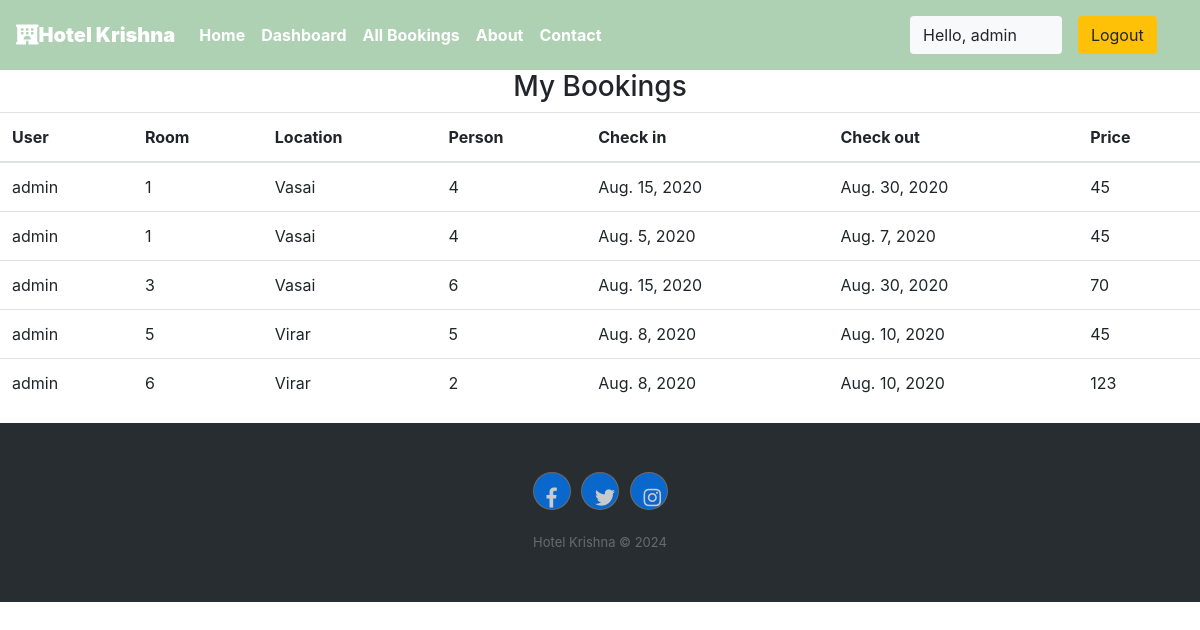
/user/bookings (signed in), run on the app's committed database.
### krishna/models.py (models this page shows, shortened)
class Reservation(models.Model):
    check_in = models.DateField(auto_now =False)
    check_out = models.DateField()
    room = models.ForeignKey(Rooms, on_delete = models.CASCADE)
    guest = models.ForeignKey(User, on_delete= models.CASCADE)
    booking_id = models.CharField(max_length=100,default="null")

class Rooms(models.Model):
    ROOM_STATUS = (
    ("1", "available"),
    ("2", "not available"),
    )
    ROOM_TYPE = (
    ("1", "premium"),
    ("2", "deluxe"),
    ("3","basic"),
    )
    room_type = models.CharField(max_length=50,choices = ROOM_TYPE)
    capacity = models.IntegerField()
    price = models.IntegerField()
    size = models.IntegerField()
    hotel = models.ForeignKey(Hotels, on_delete = models.CASCADE)
    status = models.CharField(choices =ROOM_STATUS,max_length = 15)
    roomnumber = models.IntegerField()

class Hotels(models.Model):
    name = models.CharField(max_length=30,default="krishna")
    owner = models.CharField(max_length=20)
    location = models.CharField(max_length=50)
    state = models.CharField(max_length=50,default="maharashtra")
    country = models.CharField(max_length=50,default="india")

### krishna/views.py (the view)
# urls.py: path('user/bookings', views.user_bookings,name="dashboard"),
@login_required(login_url='/user')
def user_bookings(request):
    if request.user.is_authenticated == False:
        return redirect('userloginpage')
    user = User.objects.all().get(id=request.user.id)
    print(f"request user id ={request.user.id}")
    bookings = Reservation.objects.all().filter(guest=user)
    if not bookings:
        messages.warning(request,"No Bookings Found")
    return HttpResponse(render(request,'user/mybookings.html',{'bookings':bookings}))

### templates/user/mybookings.html
{% extends 'basic.html' %} {% block title %}Dashboard {% endblock title %} {% block body %}
{% load app_tags %}
<h3 class="text-center">My Bookings </h3>
<table class="table">
    <thead>
        <th>User</th>
        <th>Room</th>
        <th>Location</th>
        <th>Person</th>
        <th>Check in</th>
        <th>Check out</th>
        <th>Price</th>
    </thead>
    {% for each_booking in bookings %}
    <tr>
        <td>{{each_booking.guest.username}}</td>
        <td>{{each_booking.room.roomnumber}}</td>
        <td>{{each_booking.room.hotel.location}}</td>
        <td>{{each_booking.room.capacity}}</td>
        <td>{{each_booking.check_in}}</td>
        <td>{{each_booking.check_out}}</td>
        <td>{{each_booking.room.price}}</td>
    </tr>
    {% endfor %}
</table>
{% endblock body %}

### templates/basic.html (shortened to what this page needs)
{% load static %}
<!DOCTYPE html>
<!DOCTYPE html>
<html lang="en">
<head>
    <link rel="stylesheet" href="https://use.fontawesome.com/releases/v5.7.0/css/all.css">
    <link rel="stylesheet" href="https://maxcdn.bootstrapcdn.com/bootstrap/4.5.0/css/bootstrap.min.css" >
</head>
<body>
    <div class="container-fluid px-0">
        <nav class="navbar navbar-expand-lg navbar-dark font-weight-bold" style="background-color:#aed1b4">
            <a class="navbar-brand text-bold bg-black " href="/"><i class="fas fa-hotel text-"></i><b>Hotel Krishna</b></a>
            <div class="collapse navbar-collapse " id="navbarSupportedContent">
                <ul class="navbar-nav mr-auto ">
                    <li class="nav-item active">
                        <a class="nav-link text-bold " href="/home"> Home</a>
                    </li>
                    {% if user.is_staff %}
                    <li class="nav-item active">
                        <a class="nav-link text-bold" href="/staff/panel">Dashboard </a>
                    </li>
                    {% elif user.is_staff == False and user.is_authenticated %}
                    <li class="nav-item active">
                            <a class="nav-link text-bold" href="/user/bookings">My Bookings </a>
                        </li>
                    {% endif %}
                    {% if user.is_staff %}
                    <li class="nav-item active">
                            <a class="nav-link text-bold" href="/staff/allbookings">All Bookings </a>
                        </li>
                    {% endif %}
                    <li class="nav-item active">
                        <a class="nav-link text-bold" href="/about">About</a>
                    </li>
                    <li class="nav-item active">
                        <a class="nav-link text-bold" href="/contact">Contact </a>
                    </li>
                </ul>
                {% if user.is_authenticated %}
                      <button class="btn btn-group bg-light" data-toggle="modal" data-target="#forlogin">
                       Hello, {{request.user}}
                       <a href="/logout" class="nav-link">
                    <button class="btn btn-group bg-warning" data-toggle="modal" data-target="#forlogin">
                        Logout
                    </button></a>&nbsp; &nbsp;
                    </button>
                {% endif %}
            </div>
        </nav>
    </div>
    {% block body %}
    {% endblock body %}
    <div class="footer-dark">
        <footer>
            <div class="container">
                <div class="row">
                    <div class="col item social">
                        <a class="btn btn-square btn-primary mx-1" href=""><i class="fab fa-facebook-f"></i></a>
                        <a class="btn btn-square btn-primary mx-1" href=""><i class="fab fa-twitter"></i></a>
                        <a class="btn btn-square btn-primary mx-1" href=""><i class="fab fa-instagram"></i></a>
                    </div>
                </div>
                <p class="copyright">Hotel Krishna © 2024</p>
            </div>
        </footer>
    </div>
</body>
</html>

### templates/basic.html (style rules this page uses)
a { text-decoration: none; }
.footer-dark { padding:50px 0; color:#f0f9ff; background-color:#282d32; }
.footer-dark .item.social { text-align:center; }
.footer-dark .item.social > a { font-size:20px; width:36px; height:36px; line-height:36px; display:inline-block; text-align:center; border-radius:50%; box-shadow:0 0 0 1px rgba(255,255,255,0.4); margin:0 8px; color:#fff; opacity:0.75; }
.footer-dark .copyright { text-align:center; padding-top:24px; opacity:0.3; font-size:13px; margin-bottom:0; }

### data on the page
Reservation: guest.username "admin", room.roomnumber "1", room.hotel.location "Vasai", room.capacity "4", check_in "Aug. 15, 2020", check_out "Aug. 30, 2020", room.price "45"
Reservation: guest.username "admin", room.roomnumber "1", room.hotel.location "Vasai", room.capacity "4", check_in "Aug. 5, 2020", check_out "Aug. 7, 2020", room.price "45"
Reservation: guest.username "admin", room.roomnumber "3", room.hotel.location "Vasai", room.capacity "6", check_in "Aug. 15, 2020", check_out "Aug. 30, 2020", room.price "70"
Reservation: guest.username "admin", room.roomnumber "5", room.hotel.location "Virar", room.capacity "5", check_in "Aug. 8, 2020", check_out "Aug. 10, 2020", room.price "45"
Reservation: guest.username "admin", room.roomnumber "6", room.hotel.location "Virar", room.capacity "2", check_in "Aug. 8, 2020", check_out "Aug. 10, 2020", room.price "123"

### other printed values
{{ request.user }} "admin"
